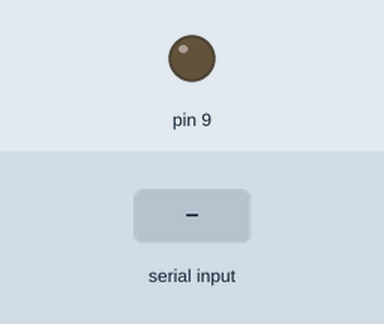
Bench run of a sketch on a simulated Arduino Uno, built with avr-gcc and run on an emulated ATmega328P. Shown: output pins drawn as LEDs (lit = HIGH). The inputs (shaded band) are chosen by the test bench.

Above: at 1.2 s.
1.3 s: byte 30 received over Serial
At 2.5 s:
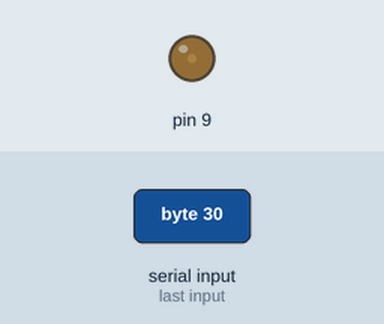
2.8 s: byte 90 received over Serial
At 3.7 s:
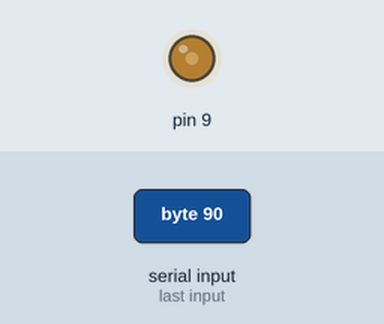
Timing chart, 0 to 5.8 s (numbered marks = the images above; inputs shaded):
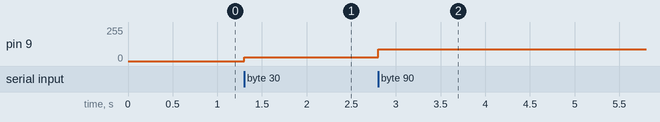

The sketch:

pwm-led-c_.ino
```cpp
int data,pwm;
void setup() {
  Serial.begin(9600);

}
void loop() {
  if(Serial.available()>0)
  {
    data=Serial.read();
    if(data>0)
    {
      pwm=data-1;
    }
  }
analogWrite(9,pwm);
}
```

Measured:
- after the input at 1.3 s, pin 9: 0/255 → 29/255 at once
- after the input at 2.8 s, pin 9: 29/255 → 89/255 at once
